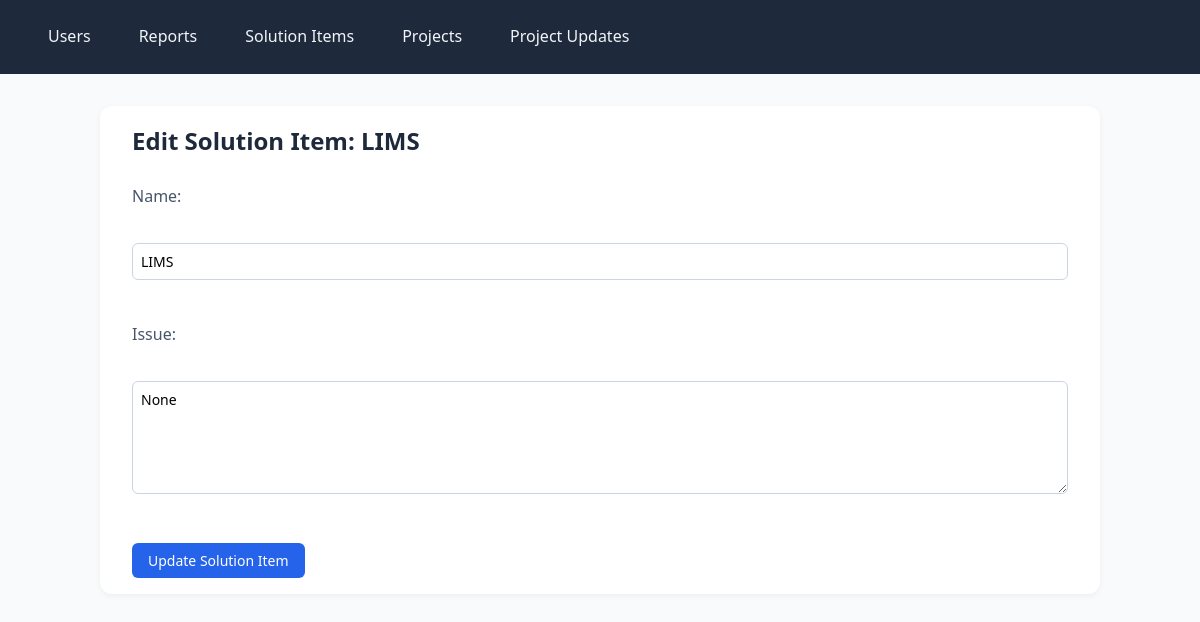
Before: /solutions/10/edit with the older database file.
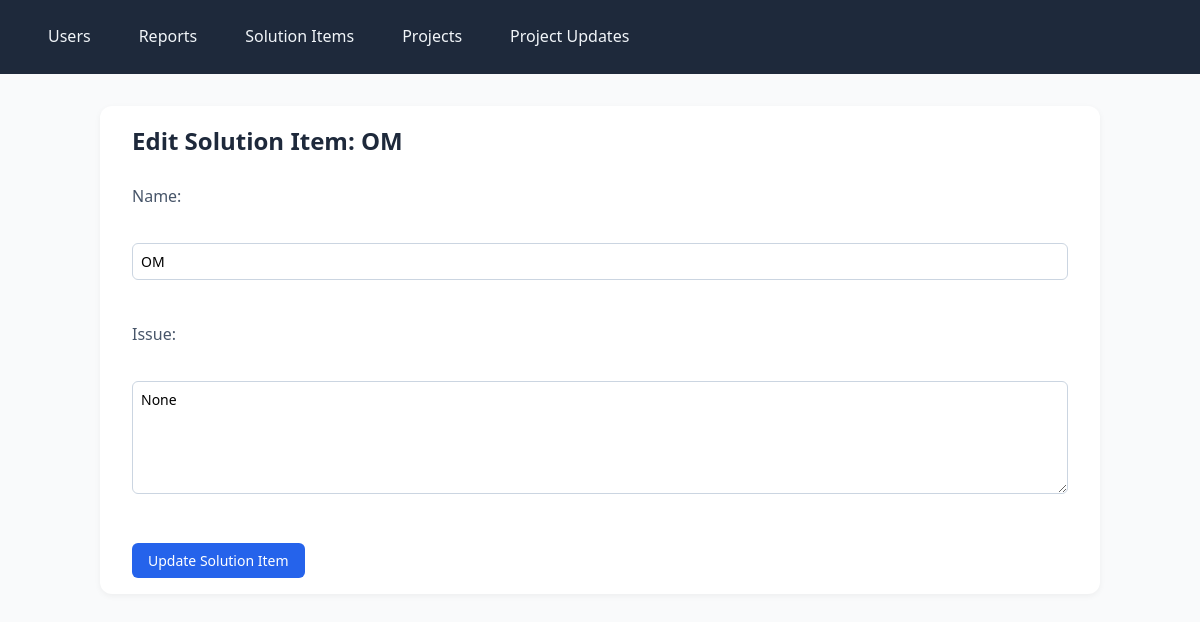
After: the same page with the newer database file.
### app/models.py (models this page shows)
class SolutionItem(db.Model):
    __tablename__ = 'solution_item'
    id = db.Column(db.Integer, primary_key=True)
    name = db.Column(db.String(50), nullable=False, unique=True)
    issue = db.Column(db.Text)
    reports = db.relationship(
        'Report',
        secondary=report_solution_items,
        back_populates='solution_items'
    )
    projects = db.relationship('Project', back_populates='solution_item')

### app/main.py (the view)
@app.route('/solutions/<int:solution_id>/edit', methods=['GET'])
def edit_solution(solution_id):
    solution_item = SolutionItem.query.get_or_404(solution_id)
    return render_template('edit_solutions.html', solution_item=solution_item)

### app/templates/edit_solutions.html (shortened to what this page needs)
{% extends 'base.html' %}
{% block content %}
  <h2>Edit Solution Item: {{ solution_item.name }}</h2>
  <form method="POST">
    <label for="name">Name:</label><br>
    <input type="text" id="name" name="name" value="{{ solution_item.name }}" required><br><br>
    <label for="issue">Issue:</label><br>
    <textarea id="issue" name="issue" rows="5" cols="40">{{ solution_item.issue }}</textarea><br><br>
    <button type="submit">Update Solution Item</button>
  </form>
{% endblock %}

Changed rows visible on the page:
changed SolutionItem "None": name "LIMS" → "OM"
